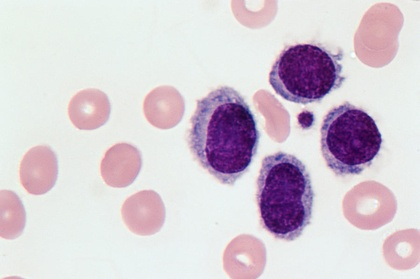
%> input picture Project/cancersmear1.jpg, 420 x 279 px, shrunk from 900 x 597 before the run
$ octave latestfinalproject.m   (GNU Octave 9; MATLAB toolbox functions it lacks are replaced by stand-ins)
%> lines starting %> are read from the running program, lines starting %| are printed output that depends on the picture; in (x1, y1, x2, y2) boxes, pixels count from 0 and x2, y2 are one past the last pixel; in counts of white or black regions, pixels touching at a corner belong together; the program's own positions count from 1
% BME 200 Fall 2019
%
% ANAS PUTHAWALA FINAL PROJECT

%There are three parts in this final project, case 1, 2, and 3.

%For case 1
%select a cancer cell image and the code I've written will analyze it and
%go through and put a red boundary over all the potential cancer cells.

%For my second part in case 2, there are images of whtie blood cells mixed
%in amongst red blood cells in a blood smear and basically what I've coded
%is so that when you select a file, the file you selected gets displayed
%and you can click and hold and circle a white blood cell and in return
%you will get the same original image but that circle that you made will be
%shaded in lightly with a green tint.

%For my 3rd part, I'll be taking images from a blood smear with sickle cell
%disease and basically allow the user to create a rectangle over the region
%of interest. Upon double clicking INSIDE the rectangle created (to confirm
%your selection) it will crop the rectangle and display it in another
%figure.

clear all; close all; clc;

loop = true; % sets loops equal to true so it runs through the code smoothly
error = false;
while (loop == true)% creates the initial loop
    choice = menu('Select an analysis option',... % title
                  'Select one out of the three cancer cell blood smears    ',... % case 1
                  'Select one out of the three white cell blood smears     ',... % case 2
                  'Select a blood smear for sickle cells     ',...               % case 3
                  'Display all final plots alongside original images      ',...  % case 4
                  '            EXIT               ');% exit
%> the answer given: 1
switch(choice)
    case 1
        cells = uigetfile('*.*'); %prompts the user to pick a file.
%> the answer given: cancersmear1.jpg
        file1 = imread(cells); %this imread's the file selected to let it be analyzed via matlab properly.
%> file1 is the input picture: size 279x420x3 uint8; mean R, G, B 214, 204.1, 213.2
        msgbox('Cancer Cell Image Loaded') %Displays a message box notifying the user that the desired file was successfully loaded
        rgb = imread(cells); %reads the cells files
        figure('Name','Blood Cell Analysis','NumberTitle','off');
        subplot(1,4,1); hold all;%subplot for the original image
        title('Original image')
        imshow(rgb);
        I = rgb2gray(rgb); %utilized matlab's built in function rgb2gray().
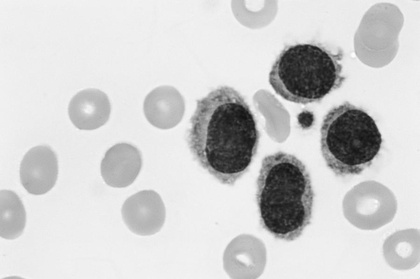
%> I: size 279x420 uint8; min 18, max 254, mean 208.2
        subplot(1,4,2); hold all; %subplot for the grayscale image
        title('Grayscale image')
        imshow(I);
        bw = imbinarize(I); %Uses matlab built in function imbinarize().
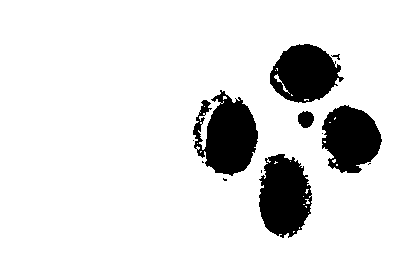
%> bw: size 279x420 logical; 88.9% white; 12 black regions (6 under 20 px), largest, box (x1, y1, x2, y2) and area: (193, 90, 258, 176) 3565, (259, 154, 312, 238) 3301, (270, 44, 344, 103) 2979, (322, 105, 382, 173) 2927, (298, 111, 314, 128) 209, (331, 54, 340, 60) 22
        subplot(1,4,4); hold all; %subplot for the image with the cells outlined in red
        title('Cells outlined')
        imshow(bw);
        [B,L,N] = bwboundaries(bw);  %calls on the matlab function bwboundaries to draw the red circle around the desired figure.
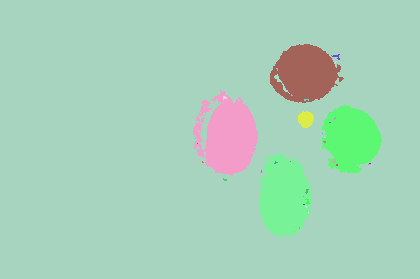
%> L: size 279x420 double; 41 distinct labels, from 1 to 41; one colour per label, 0 black
%> B = 41 boundaries; largest, box (x1, y1, x2, y2) and points: (0, 0, 420, 279) 1395, (193, 90, 258, 176) 406, (259, 154, 312, 238) 272, (322, 105, 382, 173) 216, (270, 44, 344, 103) 209; N = 25
        imshow(bw); hold on;
        for k=1:length(B) %this is a for loop I used from matlab bwboundaries documentation, it helps with drawing the actual boundaries by incorporating a for loop with a nested if else inside the loop.
            boundary = B{k};
                if(k > N)
            plot(boundary(:,2), boundary(:,1), 'r','LineWidth',2);
%               else
%           plot(boundary(:,2), boundary(:,1), 'bl','LineWidth',0.1);
   end
        end
%> this loop made 41 passes
%> boundary on passes 2, 3, 4, 8, 9, 10, 11, 12, 13, 14, 15, 19: [144 198; 144 198], [152 201; 152 202; 153 201; 152 201], [107 205; 107 205], [71 276; 71 276], [69 277; 69 278; 70 278; 71 278; 70 278; 69 277], [162 291; 162 291], [95 292; 96 293; 96 292; 95 292], [232 294; 232 295; 233 294; 232 294], [228 300; 229 300; 228 300], [197 304; 197 304], [205 304; 205 305; 205 304], [207 306; 207 307; 208 307; 207 306]
        subplot(1,4,3); hold all;
        title('Binarized image') %subplot for the binarized image.
        imshow(bw)
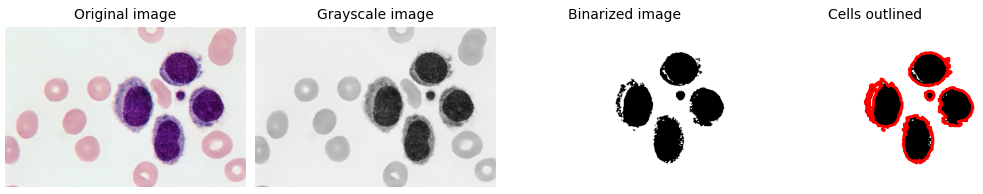
%> figure redrawn from the program's plot data, 4 panels

    case 2
        whitebcells = uigetfile('*.*'); %prompts the user to pick a file.
        file2 = imread(whitebcells); %this imread's the file selected to let it be analyzed via matlab properly.
        originalImg = uint8(file2); %This is basically the original color image that was selected, the unit8 is for making sure the values are within 0 - 255.
        msgbox('White Blood Cell Image Loaded')
        figure('Name','White Blood Cell Smear Original Image','NumberTitle','off'); fId = imagesc(file2); axis image; %View the original image in a figure.
        title ('Click and hold to draw on the original image') %Title explaining on what to do.
%> (the run ends here)
